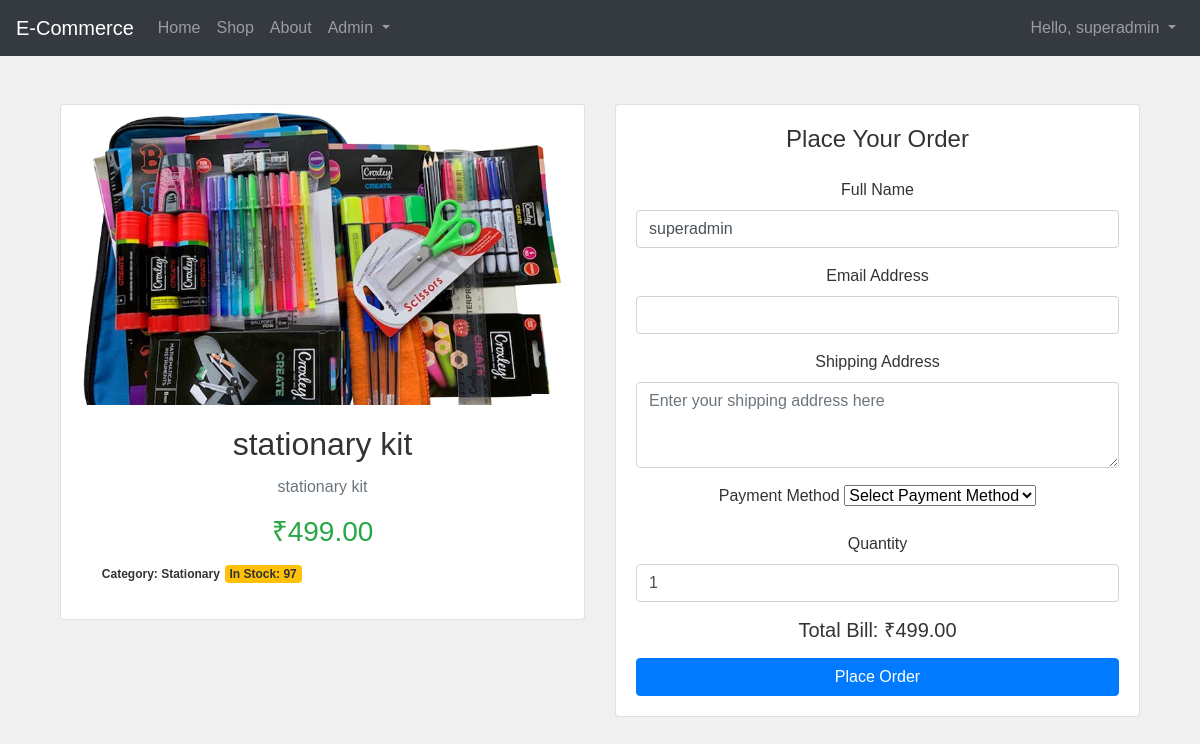
The app's page /product/2/buy/ (signed in), older data.
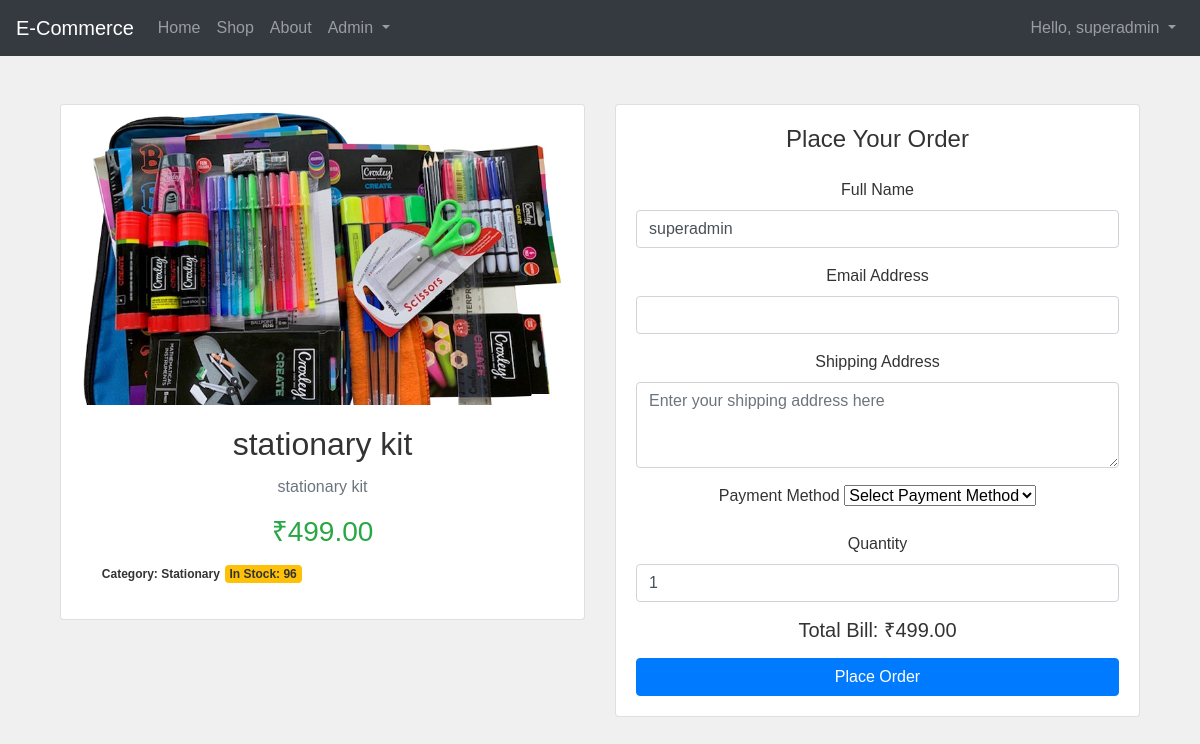
The same page, newer data.
### shop/models.py (models this page shows, shortened)
class Product(models.Model):
    category = models.ForeignKey(Category, related_name='products', on_delete=models.CASCADE)
    name = models.CharField(max_length=255)
    description = models.TextField()
    price = models.DecimalField(max_digits=10, decimal_places=2)
    stock = models.PositiveIntegerField()
    image = models.ImageField(upload_to='products/images/', blank=True, null=True)
    created_at = models.DateTimeField(default=timezone.now)
    updated_at = models.DateTimeField(auto_now=True)
    class Meta:
        ordering = ['-created_at']

class Category(models.Model):
    name = models.CharField(max_length=255, unique=True)
    description = models.TextField(blank=True, null=True)
    created_at = models.DateTimeField(default=timezone.now)
    updated_at = models.DateTimeField(auto_now=True)
    class Meta:
        verbose_name_plural = "Categories"

### shop/views.py (the view)
# urls.py: path('product/<int:pk>/buy/', views.buy_now, name='buy_now'),
@login_required
def buy_now(request, pk):
    product = get_object_or_404(Product, pk=pk)
    return render(request, 'shop/buy_now.html', {'product': product})

### shop/templates/shop/buy_now.html (shortened to what this page needs)
{% extends 'base.html' %}
{% block content %}
<div class="container my-5">
    <div class="row">
        <div class="col-md-6 mb-4">
            <div class="card">
                <img src="{{ product.image.url }}" class="card-img-top img-fluid" alt="{{ product.name }}" style="height: 300px; object-fit: cover;">
                <div class="card-body">
                    <h2 class="card-title">{{ product.name }}</h2>
                    <p class="text-muted">{{ product.description }}</p>
                    <h3 class="text-success" id="product-price">₹{{ product.price }}</h3>
                    <div class="d-flex m-3">
                        <span class="badge bg-white me-3">Category: {{ product.category.name }}</span>
                        <span class="badge bg-warning">In Stock: {{ product.stock }}</span>
                    </div>
                </div>
            </div>
        </div>
        <div class="col-md-6 mb-4">
            <div class="card">
                <div class="card-body text-center">
                    <h4 class="mb-4">Place Your Order</h4>
                    <form id="order-form" method="POST" action="/place_order/">
                <div class="mb-3">
                    <label for="full_name" class="form-label">Full Name</label>
                    <input type="text" id="full_name" name="full_name" class="form-control" value="{{ user.username }}" required>
                </div>
                <div class="mb-3">
                    <label for="email" class="form-label">Email Address</label>
                    <input type="email" id="email" name="email" class="form-control" value="{{ user.email }}" required>
                </div>
                <div class="mb-3">
                    <label for="address" class="form-label">Shipping Address</label>
                    <textarea id="address" name="address" class="form-control" rows="3" placeholder="Enter your shipping address here" required></textarea>
                </div>
                <div class="mb-3">
                    <label for="payment_method" class="form-label">Payment Method</label>
                    <select id="payment_method" name="payment_method" class="form-select" required>
                        <option value="" disabled selected>Select Payment Method</option>
                    </select>
                </div>
                        <div class="mb-3">
                            <label for="quantity" class="form-label">Quantity</label>
                            <input type="number" id="quantity" name="quantity" class="form-control" value="1" min="1" max="{{ product.stock }}">
                        </div>
                        <div class="mb-3">
                            <h5>Total Bill: <span id="total-bill">₹{{ product.price }}</span></h5>
                        </div>
                        <button type="submit" id="place-order-btn" class="btn btn-primary w-100"  {% if product.stock == 0 %}disabled{% endif %}>Place Order</button>
                    </form>
                </div>
            </div>
        </div>
    </div>
</div>
{% endblock %}

Row changes from the older to the newer data that the page shows:
changed Product "stationary kit": stock "97" → "96"
